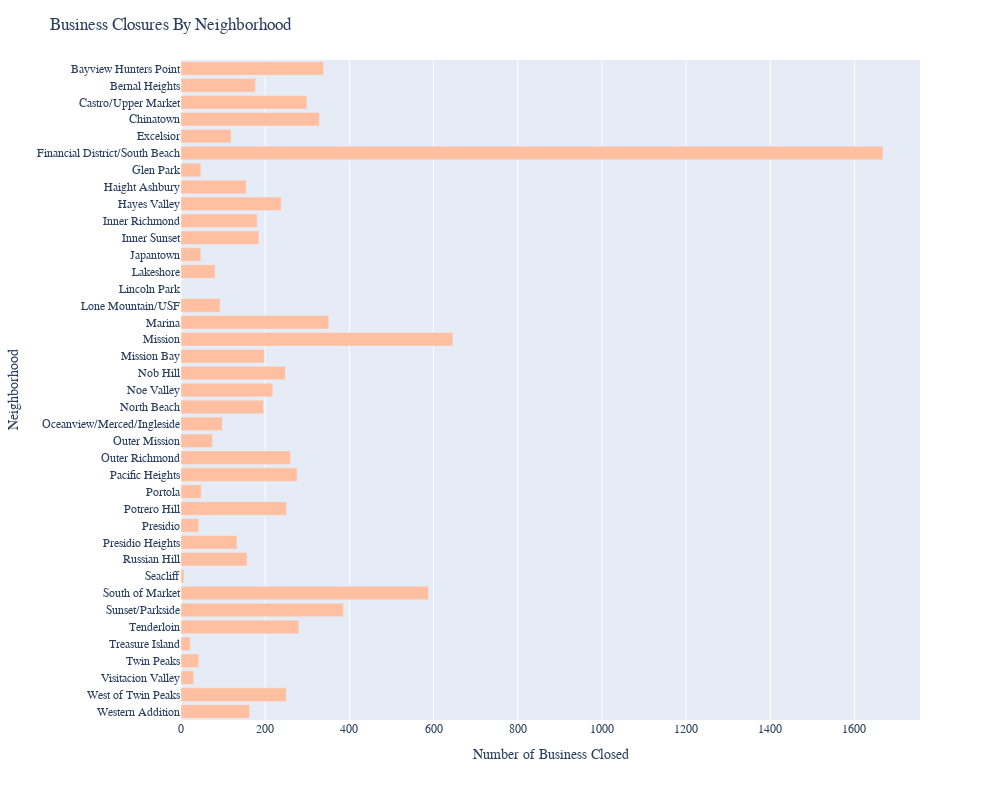

Here is the notebook cell this chart was saved with:
### Code cell
neighborhood_plt = px.bar(by_neighborhood, x='count', y='Neighborhoods - Analysis Boundaries', orientation='h', width=1000, height=800)
neighborhood_plt.update_layout(title_text='Business Closures By Neighborhood', yaxis={'categoryorder':'category descending'})
neighborhood_plt.update_traces(marker_color='#FFBFA0')
neighborhood_plt.update_layout(
    title="Business Closures By Neighborhood",
    xaxis_title="Number of Business Closed",
    yaxis_title="Neighborhood",
    font=dict(
        family="Barlow",
    )
)

neighborhood_plt.show()

neighborhood_plt.write_html("out/close_by_neighborhood.html")
py.plot(neighborhood_plt, filename='close_by_neighborhood', auto_open=False)

### Figure 1 — Plotly figure (JSON) as saved in the notebook; plotly's stock layout.template omitted (floating-point values rounded to 4 significant figures)
{"data": [{"alignmentgroup": "True", "hovertemplate": "count=%{x}<br>Neighborhoods - Analysis Boundaries=%{y}<extra></extra>", "legendgroup": "", "marker": {"color": "#FFBFA0"}, "name": "", "offsetgroup": "", "orientation": "h", "showlegend": false, "textposition": "auto", "type": "bar", "x": [339, 177, 299, 329, 119, 1668, 47, 155, 238, 181, 185, 47, 81, 1, 93, 351, 646, 198, 248, 218, 196, 98, 75, 260, 276, 48, 251, 42, 133, 157, 7, 588, 386, 280, 22, 42, 30, 250, 163], "xaxis": "x", "y": ["Bayview Hunters Point", "Bernal Heights", "Castro/Upper Market", "Chinatown", "Excelsior", "Financial District/South Beach", "Glen Park", "Haight Ashbury", "Hayes Valley", "Inner Richmond", "Inner Sunset", "Japantown", "Lakeshore", "Lincoln Park", "Lone Mountain/USF", "Marina", "Mission", "Mission Bay", "Nob Hill", "Noe Valley", "North Beach", "Oceanview/Merced/Ingleside", "Outer Mission", "Outer Richmond", "Pacific Heights", "Portola", "Potrero Hill", "Presidio", "Presidio Heights", "Russian Hill", "Seacliff", "South of Market", "Sunset/Parkside", "Tenderloin", "Treasure Island", "Twin Peaks", "Visitacion Valley", "West of Twin Peaks", "Western Addition"], "yaxis": "y"}], "layout": {"barmode": "relative", "font": {"family": "Barlow"}, "height": 800, "legend": {"tracegroupgap": 0}, "margin": {"t": 60}, "title": {"text": "Business Closures By Neighborhood"}, "width": 1000, "xaxis": {"anchor": "y", "domain": [0, 1], "title": {"text": "Number of Business Closed"}}, "yaxis": {"anchor": "x", "categoryorder": "category descending", "domain": [0, 1], "title": {"text": "Neighborhood"}}}}
